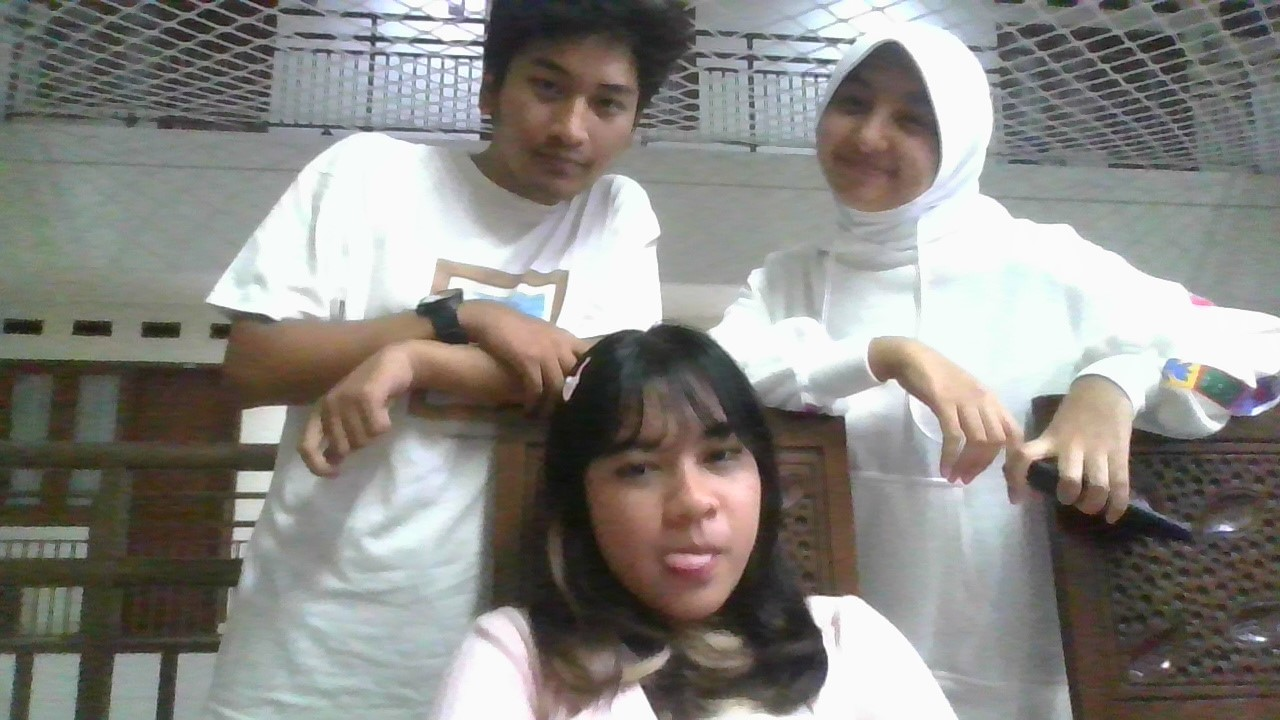
#> input picture image.jpg, 1280 x 720 px, found by its file name
$ python carastack.py
#> lines starting #> are read from the running program, lines starting #| are printed output that depends on the picture
#> the answer given: ../../../image.jpg
import cv2
import numpy as np
from pathlib import Path
import matplotlib.pyplot as plt

def getImgPath(namaFile):
#> further down, img1 is the input picture: shape (720, 1280, 3); mean B, G, R 130.9, 135.2, 137.2
    path = Path().absolute()
    pathFile = str(path) + "\\test\\" + namaFile
    return pathFile

# [84 lines of commented-out code are left out]

def getHSV(img):
    imgnorm = img / 255.0
    b, g, r = imgnorm[:, :, 0], imgnorm[:, :, 1], imgnorm[:, :, 2]
    Cmin = np.minimum.reduce([r, g, b])
    Cmax = np.maximum.reduce([r, g, b])
    delta = Cmax - Cmin
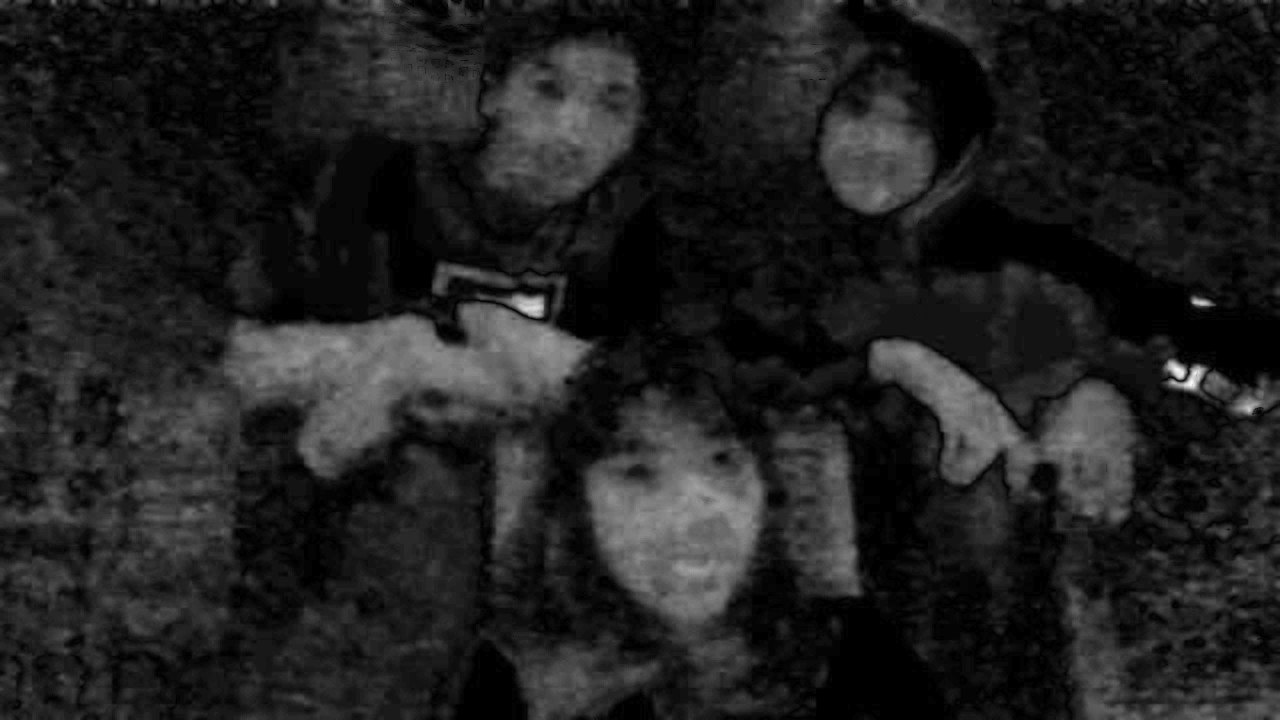
#> delta: shape (720, 1280) float64; min 0, max 0.00178, mean 0.000228; drawn with min black and max white
    vVal = Cmax*100
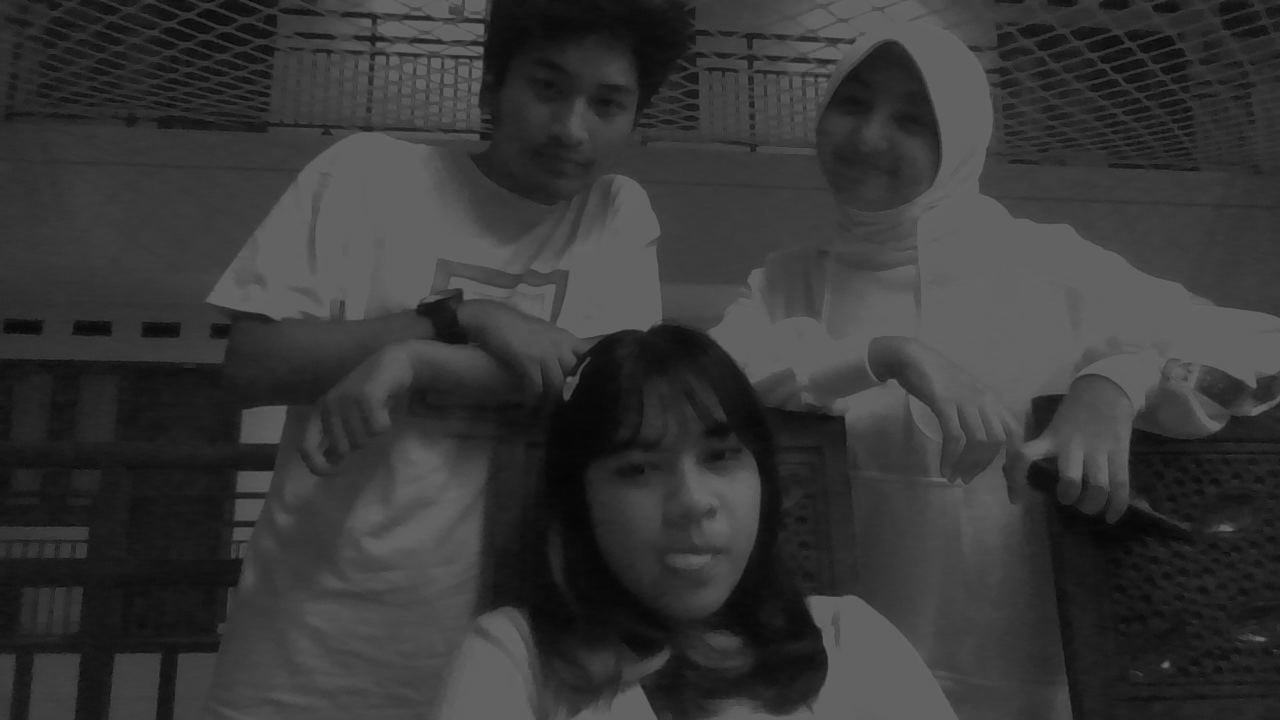
#> vVal: shape (720, 1280) float64; min 0.02, max 0.392, mean 0.218
    sVal = np.zeros_like(delta)
    sVal = np.divide((Cmax / np.maximum(delta, 1e-10)) * 100, delta, out=np.zeros_like(delta), where=(delta != 0))
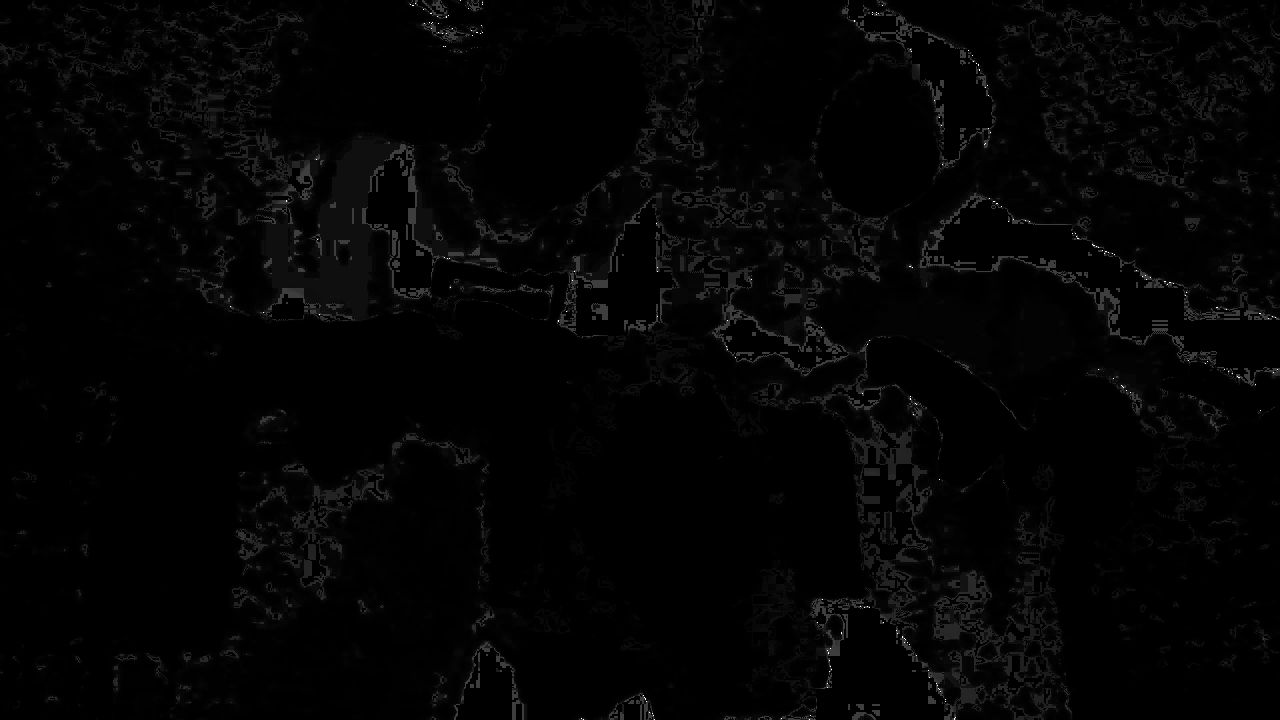
#> sVal: shape (720, 1280) float64; min 0, max 1.66e+09, mean 28756178.3; drawn with min black and max white
    hVal = np.zeros_like(delta)
    hVal = np.where(delta != 0,
        np.select(
            [Cmax == r, Cmax == g, Cmax == b],
            [
                60 * (((g - b) / np.maximum(delta, 1e-10))),
                60 * (((b - r) / np.maximum(delta, 1e-10)) + 2),
                60 * (((r - g) / np.maximum(delta, 1e-10)) + 4),
            ],
            default = 0
        ),
        0
    )
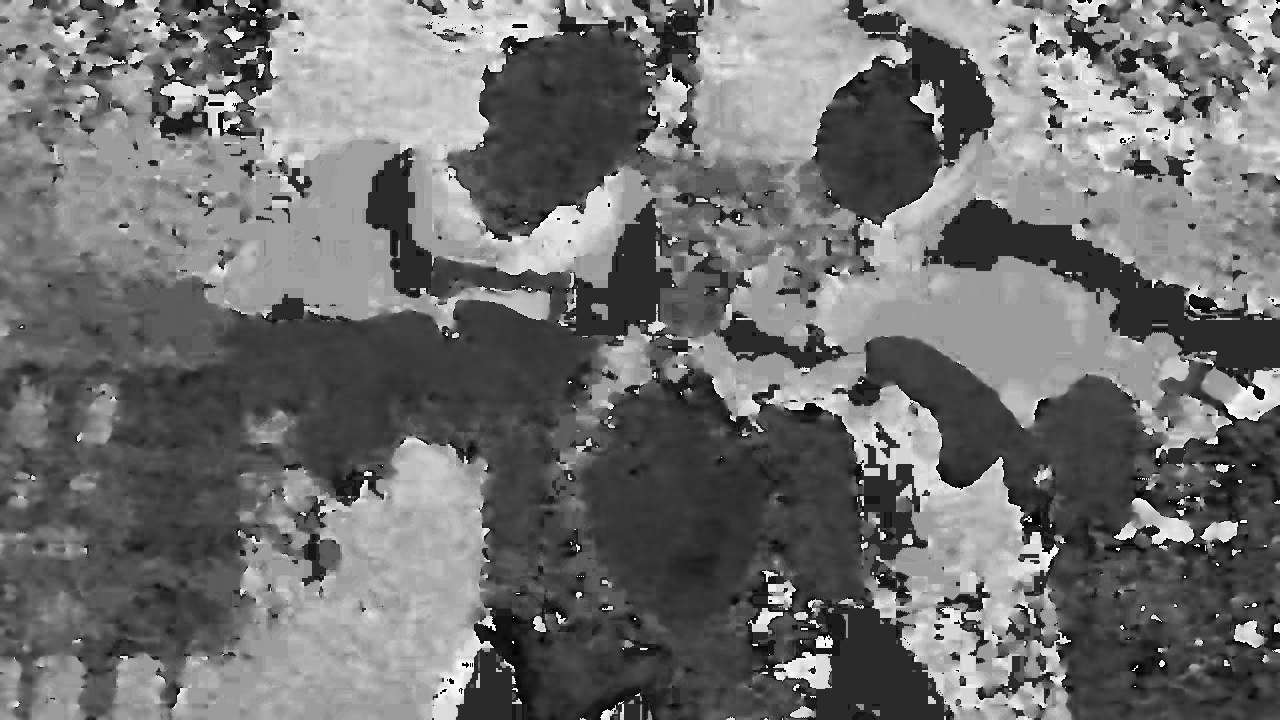
#> hVal: shape (720, 1280) float64; min -60, max 298.3, mean 98.1; drawn with min black and max white
    return hVal, sVal, vVal
    # vVal = np.select(
    #     [
    #         (Cmax >= 0) & (Cmax < 0.2),
    #         (Cmax >= 0.2) & (Cmax < 0.7),
    #         (Cmax >= 0.7) & (Cmax <= 1)
    #     ],
    #     [0, 1, 2]
    # )
    # sVal = np.where(delta != 0, Cmax/delta)
    # sVal = np.select(
    #     [
    #         (sVal >= 0) & (sVal < 0.2),
    #         (sVal >= 0.2) & (sVal < 0.7),
    #         (sVal >= 0.7) & (sVal <= 1)
    #     ],
    #     [0, 1, 2]
    # )
    # hVal = np.nan_to_num(hVal)
    # hVal = np.round(hVal)
    # hVal = np.select(
    #     [np.logical_or((hVal >= 316) & (hVal <= 360), (hVal == 0)),
    #      (hVal >= 1) & (hVal <= 25),
    #      (hVal >= 26) & (hVal <= 40),
    #      (hVal >= 41) & (hVal <= 120),
    #      (hVal >= 121) & (hVal <= 190),
    #      (hVal >= 191) & (hVal <= 270),
    #      (hVal >= 271) & (hVal <= 295),
    #      (hVal >= 296) & (hVal <= 315)],
    #     [0, 1, 2, 3, 4, 5, 6, 7]
    # )

def dotProductVector(vector1, vector2):
    value = np.sum(vector1.astype(float) * vector2.astype(float))
    return value

def HSVHistogram(hVal, sVal, vVal):
    hHist = np.histogram(hVal, bins=[0,26,41,121,191,271,296,316,360])
#> hHist = ([208635, 100226, 173938, 234292, 150876, 9036, 46, 0], [0, 26, 41, 121, 191, 271, 296, 316, 360])
    sHist = np.histogram(sVal, bins=[0,20,70,100])
#> sHist = ([75247, 0, 0], [0, 20, 70, 100])
    vHist = np.histogram(vVal, bins=[0,20,70,100])
#> vHist = ([921600, 0, 0], [0, 20, 70, 100])

    # hHist1 = np.array(hHist, dtype=object)
    # sHist1 = np.array(sHist, dtype=object)
    # vHist1 = np.array(vHist, dtype=object)

#> (the run stopped early here; a loop or call above may not have finished)
